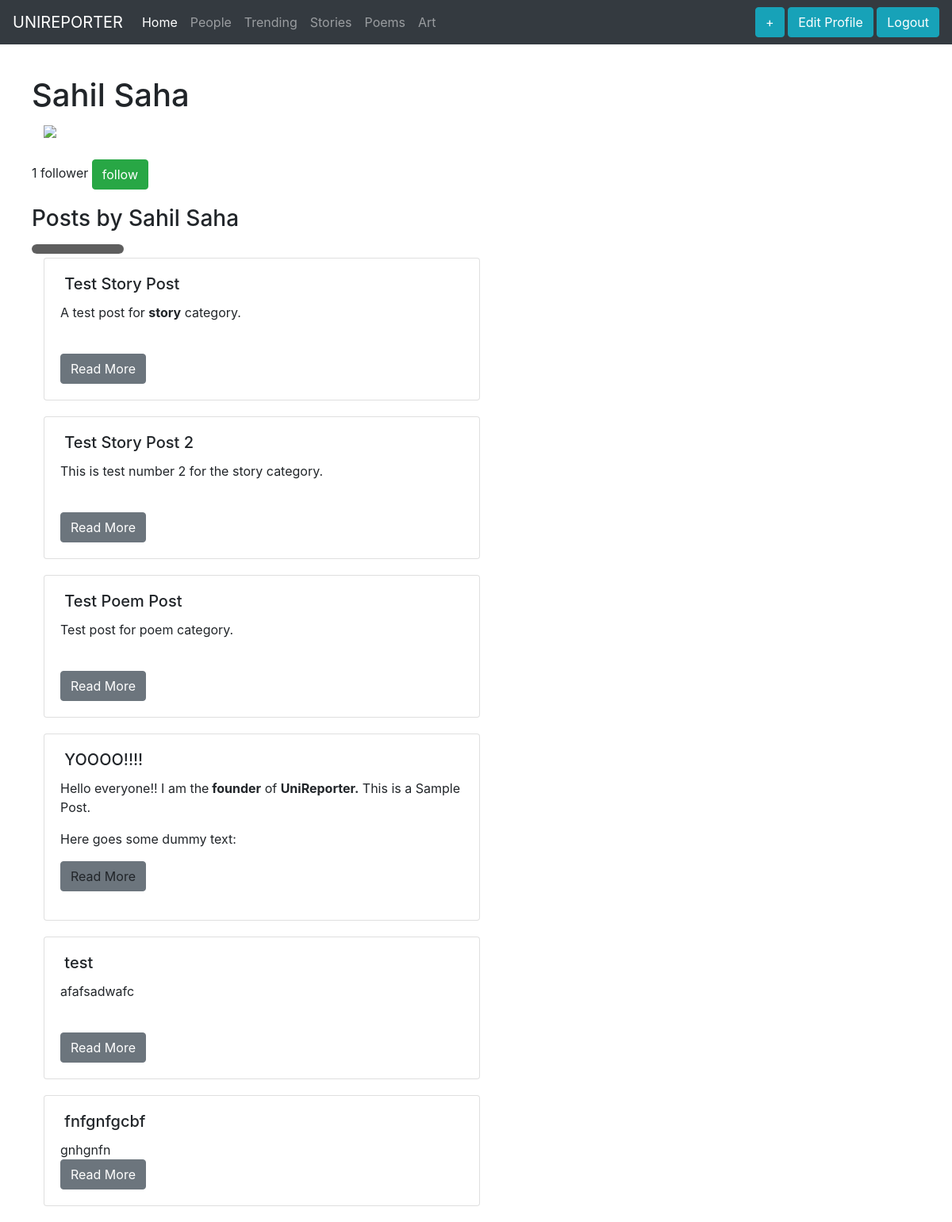
The app's page /account/users/admin/ (signed in) with its own data.
### reports/models.py (models this page shows, shortened)
class Report(models.Model):
	category_choices = (
		('story','Story'),
		('report','Reports'),
		('poems','Poems'),
		('art','Art'),
		)
	user = models.ForeignKey(settings.AUTH_USER_MODEL, related_name='reports_created', on_delete=models.CASCADE)
	title = models.CharField(max_length=1000)
	slug = models.SlugField(max_length=200, blank=True)
	url = models.URLField()
	category = models.CharField(max_length=100, choices=category_choices, default='report')
	content = HTMLField('Content')
	created = models.DateField(auto_now_add=True, db_index=True)
	users_liked = models.ManyToManyField(settings.AUTH_USER_MODEL, related_name='reports_liked', blank=True)
	class Meta:
		ordering = ('-created',)
	def get_absolute_url(self):
		return reverse('reports:detail', args=[self.id, self.slug])

### account/views.py (the view)
# urls.py: path('users/<username>/', views.user_detail, name='user_detail'),
@login_required
def user_detail(request, username):
	user = get_object_or_404(User, username=username, is_active=True)
	reports = Report.objects.filter(user=user)
	return render(request, 'account/user/detail.html', {'section':'people','user':user,'reports':reports})

### account/templates/account/user/detail.html (shortened to what this page needs)
{% extends "base.html" %}
{% load thumbnail %}
{% load staticfiles %}
{% block content %}
  <div class="prol" style="margin: 40px 20px 0 40px">
  <h1>{{ user.get_full_name }}</h1>
    <div class="profile-info col-sm-4" style="margin-bottom: 25px;">
      {% thumbnail user.profile.photo "200x200" crop="100%" as im %}
        <img src="{{ im.url }}" class="user-detail">
      {% endthumbnail %}
    </div>
  {% with total_followers=user.followers.count %}
    <span class="count">
      <span class="total">{{ total_followers }}</span>
      follower{{ total_followers|pluralize }}
    </span>
    <a href="#" data-id="{{ user.id }}" data-action="{% if request.user in user.followers.all %}un{% endif %}follow" class="follow button btn btn-success">
      {% if request.user in user.followers.all %}
        Unfollow
      {% else %}
        follow
      {% endif %}
    </a>
    </div>
  {% endwith %}
  <div class="posts" style="margin: 20px 0 0 40px">
    <h3>Posts by {{user.get_full_name}}</h3>
    <img src="{% static "Rectangle 6.png"%}" width="10%">
  {% for report in reports %}
    <div class="col-sm-6">
        <div class="card" style="margin-bottom: 20px;">
          <div class="card-body">
            <h5 class="card-title">
                 {{report.title}}</h5>
            {{report.content|safe|truncatewords:20}}<br>
            <a href="{{ report.get_absolute_url }}" class="btn btn-secondary">Read More</a>
          </div>
        </div>
      </div>
  {% endfor %}
{% endblock %}

### records on screen
Report: title "Test Story Post", content "A test post for story category."
Report: title "Test Story Post 2", content "This is test number 2 for the story category."
Report: title "Test Poem Post", content "Test post for poem category."
Report: title "YOOOO!!!!", content "Hello everyone!! I am the founder of UniReporter. This is a Sample Post. Here goes some dummy text:"
Report: title "test", content "afafsadwafc"
Report: title "fnfgnfgcbf", content "gnhgnfn"

### other values on screen
{{ user.get_full_name }} "Sahil Saha"
{{ total_followers }} "1"
